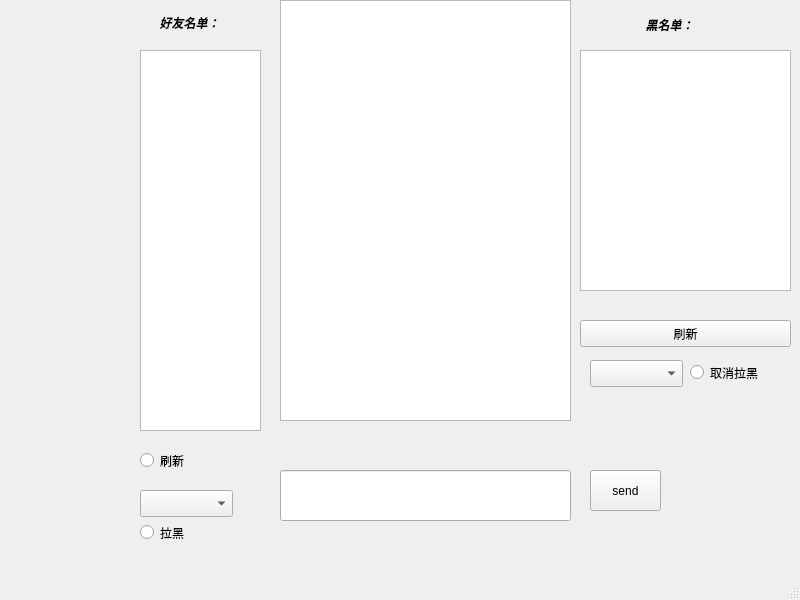
<?xml version="1.0" encoding="UTF-8"?>
<ui version="4.0">
 <class>sessionWindow</class>
 <widget class="QMainWindow" name="sessionWindow">
  <property name="geometry">
   <rect>
    <x>0</x>
    <y>0</y>
    <width>800</width>
    <height>600</height>
   </rect>
  </property>
  <property name="windowTitle">
   <string>sessionWindow</string>
  </property>
  <widget class="QWidget" name="centralwidget">
   <widget class="QPushButton" name="pushButton">
    <property name="geometry">
     <rect>
      <x>590</x>
      <y>470</y>
      <width>71</width>
      <height>41</height>
     </rect>
    </property>
    <property name="text">
     <string>send</string>
    </property>
   </widget>
   <widget class="QPlainTextEdit" name="plainTextEdit">
    <property name="geometry">
     <rect>
      <x>280</x>
      <y>0</y>
      <width>291</width>
      <height>421</height>
     </rect>
    </property>
   </widget>
   <widget class="QLineEdit" name="lineEdit">
    <property name="geometry">
     <rect>
      <x>280</x>
      <y>470</y>
      <width>291</width>
      <height>51</height>
     </rect>
    </property>
   </widget>
   <widget class="QRadioButton" name="radioButton">
    <property name="geometry">
     <rect>
      <x>140</x>
      <y>440</y>
      <width>71</width>
      <height>41</height>
     </rect>
    </property>
    <property name="text">
     <string>刷新</string>
    </property>
   </widget>
   <widget class="QTextEdit" name="textEdit">
    <property name="geometry">
     <rect>
      <x>140</x>
      <y>50</y>
      <width>121</width>
      <height>381</height>
     </rect>
    </property>
   </widget>
   <widget class="QTextEdit" name="textEdit_2">
    <property name="geometry">
     <rect>
      <x>580</x>
      <y>50</y>
      <width>211</width>
      <height>241</height>
     </rect>
    </property>
   </widget>
   <widget class="QComboBox" name="comboBox">
    <property name="geometry">
     <rect>
      <x>140</x>
      <y>490</y>
      <width>93</width>
      <height>27</height>
     </rect>
    </property>
   </widget>
   <widget class="QComboBox" name="comboBox_2">
    <property name="geometry">
     <rect>
      <x>590</x>
      <y>360</y>
      <width>93</width>
      <height>27</height>
     </rect>
    </property>
   </widget>
   <widget class="QRadioButton" name="radioButton_2">
    <property name="geometry">
     <rect>
      <x>690</x>
      <y>360</y>
      <width>124</width>
      <height>25</height>
     </rect>
    </property>
    <property name="text">
     <string>取消拉黑</string>
    </property>
   </widget>
   <widget class="QRadioButton" name="radioButton_3">
    <property name="geometry">
     <rect>
      <x>140</x>
      <y>520</y>
      <width>124</width>
      <height>25</height>
     </rect>
    </property>
    <property name="text">
     <string>拉黑</string>
    </property>
   </widget>
   <widget class="QPushButton" name="pushButton_2">
    <property name="geometry">
     <rect>
      <x>580</x>
      <y>320</y>
      <width>211</width>
      <height>27</height>
     </rect>
    </property>
    <property name="text">
     <string>刷新</string>
    </property>
   </widget>
   <widget class="QLabel" name="label">
    <property name="geometry">
     <rect>
      <x>10</x>
      <y>0</y>
      <width>121</width>
      <height>501</height>
     </rect>
    </property>
    <property name="text">
     <string/>
    </property>
    <property name="pixmap">
     <pixmap>background.jpg</pixmap>
    </property>
    <property name="scaledContents">
     <bool>true</bool>
    </property>
   </widget>
   <widget class="QLabel" name="label_2">
    <property name="geometry">
     <rect>
      <x>150</x>
      <y>8</y>
      <width>79</width>
      <height>31</height>
     </rect>
    </property>
    <property name="text">
     <string>&lt;html&gt;&lt;head/&gt;&lt;body&gt;&lt;p align=&quot;center&quot;&gt;&lt;span style=&quot; font-weight:600; font-style:italic;&quot;&gt;好友名单：&lt;/span&gt;&lt;/p&gt;&lt;/body&gt;&lt;/html&gt;</string>
    </property>
   </widget>
   <widget class="QLabel" name="label_3">
    <property name="geometry">
     <rect>
      <x>630</x>
      <y>10</y>
      <width>79</width>
      <height>31</height>
     </rect>
    </property>
    <property name="text">
     <string>&lt;html&gt;&lt;head/&gt;&lt;body&gt;&lt;p align=&quot;center&quot;&gt;&lt;span style=&quot; font-weight:600; font-style:italic;&quot;&gt;黑名单：&lt;/span&gt;&lt;/p&gt;&lt;/body&gt;&lt;/html&gt;</string>
    </property>
   </widget>
  </widget>
  <widget class="QMenuBar" name="menubar">
   <property name="geometry">
    <rect>
     <x>0</x>
     <y>0</y>
     <width>800</width>
     <height>29</height>
    </rect>
   </property>
  </widget>
  <widget class="QStatusBar" name="statusbar"/>
 </widget>
 <resources/>
 <connections/>
</ui>
